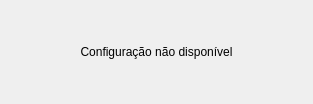
<?xml version="1.0" encoding="UTF-8"?>
<ui version="4.0">
 <class>Dialog</class>
 <widget class="QDialog" name="Dialog">
  <property name="geometry">
   <rect>
    <x>0</x>
    <y>0</y>
    <width>313</width>
    <height>104</height>
   </rect>
  </property>
  <property name="windowTitle">
   <string>Erro</string>
  </property>
  <property name="windowIcon">
   <iconset resource="resources.qrc">
    <normaloff>:/Imagens/Imagens/myIcon.png</normaloff>:/Imagens/Imagens/myIcon.png</iconset>
  </property>
  <property name="styleSheet">
   <string notr="true">/*
Aqua Style Sheet for QT Applications
Author: Jaime A. Quiroga P.
Company: GTRONICK
Last updated: 22/01/2019, 07:55.
Available at: https://github.com/GTRONICK/QSS/blob/master/Aqua.qss
*/

QMainWindow {
	background-color:#ececec;
	border-width: 1px;
	border-radius: 3px;
	border-bottom-color: rgb(150,150,150);
	border-right-color: rgb(165,165,165);
	border-left-color: rgb(165,165,165);
	border-top-color: rgb(180,180,180);
	border-style: groove;
}

QGroupBox {
	color: rgb(81,72,65);
	background-color:#ececec;
	border-width: 1px;
	border-radius: 4px;
	border-bottom-color: rgba(150,150,150,100);
	border-right-color: rgba(165,165,165,100);
	border-left-color: rgba(165,165,165,100);
	border-top-color: rgba(180,180,180,100);
	border-style: groove;

}



QTextEdit {
	border-width: 1px;
	border-style: solid;
	border-color: qlineargradient(spread:pad, x1:0.5, y1:1, x2:0.5, y2:0, stop:0 rgba(0, 113, 255, 255), stop:1 rgba(91, 171, 252, 255));
}
QPlainTextEdit {
	border-width: 1px;
	border-style: solid;
	border-color: qlineargradient(spread:pad, x1:0.5, y1:1, x2:0.5, y2:0, stop:0 rgba(0, 113, 255, 255), stop:1 rgba(91, 171, 252, 255));
}
QToolButton {
	border-style: solid;
	border-top-color: qlineargradient(spread:pad, x1:0.5, y1:1, x2:0.5, y2:0, stop:0 rgb(215, 215, 215), stop:1 rgb(222, 222, 222));
	border-right-color: qlineargradient(spread:pad, x1:0, y1:0.5, x2:1, y2:0.5, stop:0 rgb(217, 217, 217), stop:1 rgb(227, 227, 227));
	border-left-color: qlineargradient(spread:pad, x1:0, y1:0.5, x2:1, y2:0.5, stop:0 rgb(227, 227, 227), stop:1 rgb(217, 217, 217));
	border-bottom-color: qlineargradient(spread:pad, x1:0.5, y1:1, x2:0.5, y2:0, stop:0 rgb(215, 215, 215), stop:1 rgb(222, 222, 222));
	border-width: 1px;
	border-radius: 5px;
	color: rgb(0,0,0);
	padding: 2px;
	background-color: rgb(255,255,255);
}
QToolButton:hover{
	border-style: solid;
	border-top-color: qlineargradient(spread:pad, x1:0.5, y1:1, x2:0.5, y2:0, stop:0 rgb(195, 195, 195), stop:1 rgb(222, 222, 222));
	border-right-color: qlineargradient(spread:pad, x1:0, y1:0.5, x2:1, y2:0.5, stop:0 rgb(197, 197, 197), stop:1 rgb(227, 227, 227));
	border-left-color: qlineargradient(spread:pad, x1:0, y1:0.5, x2:1, y2:0.5, stop:0 rgb(227, 227, 227), stop:1 rgb(197, 197, 197));
	border-bottom-color: qlineargradient(spread:pad, x1:0.5, y1:1, x2:0.5, y2:0, stop:0 rgb(195, 195, 195), stop:1 rgb(222, 222, 222));
	border-width: 1px;
	border-radius: 5px;
	color: rgb(0,0,0);
	padding: 2px;
	background-color: rgb(255,255,255);
}
QToolButton:pressed{
	border-style: solid;
	border-top-color: qlineargradient(spread:pad, x1:0.5, y1:1, x2:0.5, y2:0, stop:0 rgb(215, 215, 215), stop:1 rgb(222, 222, 222));
	border-right-color: qlineargradient(spread:pad, x1:0, y1:0.5, x2:1, y2:0.5, stop:0 rgb(217, 217, 217), stop:1 rgb(227, 227, 227));
	border-left-color: qlineargradient(spread:pad, x1:0, y1:0.5, x2:1, y2:0.5, stop:0 rgb(227, 227, 227), stop:1 rgb(217, 217, 217));
	border-bottom-color: qlineargradient(spread:pad, x1:0.5, y1:1, x2:0.5, y2:0, stop:0 rgb(215, 215, 215), stop:1 rgb(222, 222, 222));
	border-width: 1px;
	border-radius: 5px;
	color: rgb(0,0,0);
	padding: 2px;
	background-color: rgb(142,142,142);
}
QPushButton{
	color:rgb(81,72,65);
	border-width: 1px;
	border-radius: 6px;
	border-bottom-color: rgb(150,150,150);
	border-right-color: rgb(165,165,165);
	border-left-color: rgb(165,165,165);
	border-top-color: rgb(180,180,180);
	border-style: solid;
	padding: 4px;
	background-color: qlineargradient(spread:pad, x1:0.5, y1:1, x2:0.5, y2:0, stop:0 rgba(220, 220, 220, 255), stop:1 rgba(255, 255, 255, 255));
}
QPushButton:hover{
	color:rgb(17,17,17);
	border-width: 1px;
	border-radius:6px;
	border-top-color: qlineargradient(spread:pad, x1:0.5, y1:1, x2:0.5, y2:0, stop:0 rgba(0, 113, 255, 155), stop:1 rgba(91, 171, 252, 155));
	border-right-color: qlineargradient(spread:pad, x1:0.5, y1:1, x2:0.5, y2:0, stop:0 rgba(0, 113, 255, 155), stop:1 rgba(91, 171, 252, 155));
	border-left-color:  qlineargradient(spread:pad, x1:0.5, y1:1, x2:0.5, y2:0, stop:0 rgba(0, 113, 255, 155), stop:1 rgba(91, 171, 252, 155));
	border-bottom-color: qlineargradient(spread:pad, x1:0.5, y1:1, x2:0.5, y2:0, stop:0 rgba(0, 113, 255, 155), stop:1 rgba(91, 171, 252, 155));
	border-style: solid;
	padding: 2px;
	background-color: qlineargradient(spread:pad, x1:0.5, y1:1, x2:0.5, y2:0, stop:0 rgba(220, 220, 220, 255), stop:1 rgba(255, 255, 255, 255));
}
QPushButton:default{
	color:rgb(17,17,17);
	border-width: 1px;
	border-radius:6px;
	border-top-color: qlineargradient(spread:pad, x1:0.5, y1:1, x2:0.5, y2:0, stop:0 rgba(0, 113, 255, 255), stop:1 rgba(91, 171, 252, 255));
	border-right-color: qlineargradient(spread:pad, x1:0.5, y1:1, x2:0.5, y2:0, stop:0 rgba(0, 113, 255, 255), stop:1 rgba(91, 171, 252, 255));
	border-left-color:  qlineargradient(spread:pad, x1:0.5, y1:1, x2:0.5, y2:0, stop:0 rgba(0, 113, 255, 255), stop:1 rgba(91, 171, 252, 255));
	border-bottom-color: qlineargradient(spread:pad, x1:0.5, y1:1, x2:0.5, y2:0, stop:0 rgba(0, 113, 255, 255), stop:1 rgba(91, 171, 252, 255));
	border-style: solid;
	padding: 2px;
	background-color: qlineargradient(spread:pad, x1:0.5, y1:1, x2:0.5, y2:0, stop:0 rgba(220, 220, 220, 255), stop:1 rgba(255, 255, 255, 255));
}
QPushButton:pressed{
	color:rgb(17,17,17);
	border-width: 1px;
	border-radius: 6px;
	border-width: 1px;
	border-top-color: qlineargradient(spread:pad, x1:0.5, y1:1, x2:0.5, y2:0, stop:0 rgba(0, 113, 255, 100), stop:1 rgba(91, 171, 200, 45));
	border-right-color: qlineargradient(spread:pad, x1:0.5, y1:1, x2:0.5, y2:0, stop:0 rgba(0, 113, 255, 100), stop:1 rgba(91, 171, 252, 100));
	border-left-color:  qlineargradient(spread:pad, x1:0.5, y1:1, x2:0.5, y2:0, stop:0 rgba(0, 113, 255, 100), stop:1 rgba(91, 171, 252, 100));
	border-bottom-color: qlineargradient(spread:pad, x1:0.5, y1:1, x2:0.5, y2:0, stop:0 rgba(0, 113, 255, 100), stop:1 rgba(91, 171, 252, 100));
	border-style: solid;
	padding: 2px;
	background-color: qlineargradient(spread:pad, x1:0.5, y1:0, x2:0.5, y2:1, stop:0 rgba(220, 220, 220, 255), stop:1 rgba(255, 255, 255, 255));
}
QPushButton:disabled{
	color:rgb(174,167,159);
	border-width: 1px;
	border-radius: 6px;
	background-color: qlineargradient(spread:pad, x1:0.5, y1:1, x2:0.5, y2:0, stop:0 rgba(200, 200, 200, 255), stop:1 rgba(230, 230, 230, 255));
}

QComboBox {
	color:rgb(81,72,65);
	border-width: 1px;
	border-radius: 6px;
	border-bottom-color: rgb(150,150,150);
	border-right-color: rgb(165,165,165);
	border-left-color: rgb(165,165,165);
	border-top-color: rgb(180,180,180);
	border-style: solid;
	padding: 5px;
	background-color: qlineargradient(spread:pad, x1:0.5, y1:1, x2:0.5, y2:0, stop:0 rgba(220, 220, 220, 255), stop:1 rgba(255, 255, 255, 255));
}

QComboBox::drop-down 
{
 border: 0px;	

}

QComboBox::down-arrow, QSpinBox::down-arrow, QTimeEdit::down-arrow, QDateEdit::down-arrow
{
    image: url(:/Imagens/Imagens/down-arrow.png);
    width: 20px;
    height: 15px;
}

QComboBox:editable {
	background: #ffffff;
	color: rgb(81,72,65);
	selection-color:rgb(81,72,65);
	selection-background-color: #ffffff;

	
}
QComboBox QAbstractItemView {
	color:rgb(81,72,65);	
	background: #ffffff;
	selection-color: #ffffff;
	selection-background-color: qlineargradient(spread:pad, x1:0.5, y1:1, x2:0.5, y2:0, stop:0 rgba(0, 113, 255, 255), stop:1 rgba(91, 171, 252, 255));


	border-width: 1px;
	border-radius: 3px;
	border-bottom-color: rgb(150,150,150);
	border-right-color: rgb(165,165,165);
	border-left-color: rgb(165,165,165);
	border-top-color: rgb(180,180,180);
	border-style: groove;
	
}
QComboBox:!editable:on, QComboBox::drop-down:editable:on {
	color:  #1e1d23;	
    background: #ffffff;
}

QLineEdit {
	color: rgb(81,72,65);
	background-color:#ececec;
	border-width: 1px;
	border-radius: 4px;
	border-bottom-color: rgba(150,150,150,30);
	border-right-color: rgba(165,165,165,30);
	border-left-color: rgba(165,165,165,30);
	border-top-color: rgba(180,180,180,30);
	border-style: hiden;
}


QLineEdit:hover{
	color: rgb(17,17,17);
	border-bottom-color: rgba(150,150,150,100);
	border-right-color: rgba(165,165,165,100);
	border-left-color: rgba(165,165,165,100);
	border-top-color: rgba(180,180,180,100);
	border-style: groove;

		
}
QLabel {
	color: rgb(81,72,65);
}
QLCDNumber {
	color: rgb(0, 113, 255, 255);
}
QProgressBar {
	text-align: center;
	color: rgb(240, 240, 240);
	border-width: 1px; 
	border-radius: 10px;
	border-color: rgb(230, 230, 230);
	border-style: solid;
	background-color:rgb(207,207,207);
}
QProgressBar::chunk {
	background-color: qlineargradient(spread:pad, x1:0.5, y1:1, x2:0.5, y2:0, stop:0 rgba(49, 147, 250, 255), stop:1 rgba(34, 142, 255, 255));
	border-radius: 10px;
}
QMenuBar {
	background-color: qlineargradient(spread:pad, x1:0.5, y1:1, x2:0.5, y2:0, stop:0 rgba(207, 209, 207, 255), stop:1 rgba(230, 229, 230, 255));
}
QMenuBar::item {
	color: #000000;
  	spacing: 3px;
  	padding: 1px 4px;
	background-color: qlineargradient(spread:pad, x1:0.5, y1:1, x2:0.5, y2:0, stop:0 rgba(207, 209, 207, 255), stop:1 rgba(230, 229, 230, 255));
}

QMenuBar::item:selected {
  	background-color: qlineargradient(spread:pad, x1:0.5, y1:1, x2:0.5, y2:0, stop:0 rgba(0, 113, 255, 255), stop:1 rgba(91, 171, 252, 255));
	color: #FFFFFF;
}
QMenu::item:selected {
	border-style: solid;
	border-top-color: transparent;
	border-right-color: transparent;
	border-left-color: qlineargradient(spread:pad, x1:0.5, y1:1, x2:0.5, y2:0, stop:0 rgba(0, 113, 255, 255), stop:1 rgba(91, 171, 252, 255));
	border-bottom-color: transparent;
	border-left-width: 2px;
	color: #000000;
	padding-left:15px;
	padding-top:4px;
	padding-bottom:4px;
	padding-right:7px;
}
QMenu::item {
	border-style: solid;
	border-top-color: transparent;
	border-right-color: transparent;
	border-left-color: transparent;
	border-bottom-color: transparent;
	border-bottom-width: 1px;
	color: #000000;
	padding-left:17px;
	padding-top:4px;
	padding-bottom:4px;
	padding-right:7px;
}
QTabWidget {
	color:rgb(0,0,0);
	background-color:#000000;
}
QTabWidget::pane {
		border-color: rgb(223,223,223);
		background-color:rgb(226,226,226);
		border-style: solid;
		border-width: 2px;
    	border-radius: 6px;
}
QTabBar::tab:first {
	border-style: solid;
	border-left-width:1px;
	border-right-width:0px;
	border-top-width:1px;
	border-bottom-width:1px;
	border-top-color: rgb(209,209,209);
	border-left-color: qlineargradient(spread:pad, x1:0.5, y1:1, x2:0.5, y2:0, stop:0 rgba(209, 209, 209, 209), stop:1 rgba(229, 229, 229, 229));
	border-bottom-color: rgb(229,229,229);
	border-top-left-radius: 4px;
	border-bottom-left-radius: 4px;
	color: #000000;
	padding: 3px;
	margin-left:0px;
	background-color: qlineargradient(spread:pad, x1:0.5, y1:1, x2:0.5, y2:0, stop:0 rgba(247, 247, 247, 255), stop:1 rgba(255, 255, 255, 255));
}
QTabBar::tab:last {
	border-style: solid;
	border-width:1px;
	border-top-color: rgb(209,209,209);
	border-left-color: qlineargradient(spread:pad, x1:0.5, y1:1, x2:0.5, y2:0, stop:0 rgba(209, 209, 209, 209), stop:1 rgba(229, 229, 229, 229));
	border-right-color: qlineargradient(spread:pad, x1:0.5, y1:1, x2:0.5, y2:0, stop:0 rgba(209, 209, 209, 209), stop:1 rgba(229, 229, 229, 229));
	border-bottom-color: rgb(229,229,229);
	border-top-right-radius: 4px;
	border-bottom-right-radius: 4px;
	color: #000000;
	padding: 3px;
	margin-left:0px;
	background-color: qlineargradient(spread:pad, x1:0.5, y1:1, x2:0.5, y2:0, stop:0 rgba(247, 247, 247, 255), stop:1 rgba(255, 255, 255, 255));
}
QTabBar::tab {
	border-style: solid;
	border-top-width:1px;
	border-bottom-width:1px;
	border-left-width:1px;
	border-top-color: rgb(209,209,209);
	border-left-color: qlineargradient(spread:pad, x1:0.5, y1:1, x2:0.5, y2:0, stop:0 rgba(209, 209, 209, 209), stop:1 rgba(229, 229, 229, 229));
	border-bottom-color: rgb(229,229,229);
	color: #000000;
	padding: 3px;
	margin-left:0px;
	background-color: qlineargradient(spread:pad, x1:0.5, y1:1, x2:0.5, y2:0, stop:0 rgba(247, 247, 247, 255), stop:1 rgba(255, 255, 255, 255));
}
QTabBar::tab:selected, QTabBar::tab:last:selected, QTabBar::tab:hover {
  	border-style: solid;
  	border-left-width:1px;
	border-right-color: transparent;
	border-top-color: rgb(209,209,209);
	border-left-color: qlineargradient(spread:pad, x1:0.5, y1:1, x2:0.5, y2:0, stop:0 rgba(209, 209, 209, 209), stop:1 rgba(229, 229, 229, 229));
	border-bottom-color: rgb(229,229,229);
	color: #FFFFFF;
	padding: 3px;
	margin-left:0px;
	background-color: qlineargradient(spread:pad, x1:0.5, y1:1, x2:0.5, y2:0, stop:0 rgba(0, 113, 255, 255), stop:1 rgba(91, 171, 252, 255));
}

QTabBar::tab:selected, QTabBar::tab:first:selected, QTabBar::tab:hover {
  	border-style: solid;
  	border-left-width:1px;
  	border-bottom-width:1px;
  	border-top-width:1px;
	border-right-color: transparent;
	border-top-color: rgb(209,209,209);
	border-left-color: qlineargradient(spread:pad, x1:0.5, y1:1, x2:0.5, y2:0, stop:0 rgba(209, 209, 209, 209), stop:1 rgba(229, 229, 229, 229));
	border-bottom-color: rgb(229,229,229);
	color: #FFFFFF;
	padding: 3px;
	margin-left:0px;
	background-color: qlineargradient(spread:pad, x1:0.5, y1:1, x2:0.5, y2:0, stop:0 rgba(0, 113, 255, 255), stop:1 rgba(91, 171, 252, 255));
}

QCheckBox {
	color: #000000;
	padding: 2px;
}
QCheckBox:disabled {
	color: #808086;
	padding: 2px;
}

QCheckBox:hover {
	border-radius:4px;
	border-style:solid;
	padding-left: 1px;
	padding-right: 1px;
	padding-bottom: 1px;
	padding-top: 1px;
	border-width:1px;
	border-color: transparent;
}
QCheckBox::indicator:checked {

	height: 10px;
	width: 10px;
	border-style:solid;
	border-width: 1px;
	border-color: qlineargradient(spread:pad, x1:0.5, y1:1, x2:0.5, y2:0, stop:0 rgba(0, 113, 255, 255), stop:1 rgba(91, 171, 252, 255));
	color: #000000;
	background-color: qlineargradient(spread:pad, x1:0.5, y1:1, x2:0.5, y2:0, stop:0 rgba(0, 113, 255, 255), stop:1 rgba(91, 171, 252, 255));
}
QCheckBox::indicator:unchecked {

	height: 10px;
	width: 10px;
	border-style:solid;
	border-width: 1px;
	border-color: qlineargradient(spread:pad, x1:0.5, y1:1, x2:0.5, y2:0, stop:0 rgba(0, 113, 255, 255), stop:1 rgba(91, 171, 252, 255));
	color: #000000;
}
QRadioButton {
	color: rgb(81,72,65);
	padding: 1px;
}
QRadioButton:hover {
	color: rgb(17,17,17);


}
QRadioButton::indicator:checked {
	height: 10px;
	width: 10px;
	border-style:solid;
	border-radius:5px;
	border-width: 1px;
	border-color: qlineargradient(spread:pad, x1:0.5, y1:1, x2:0.5, y2:0, stop:0 rgba(0, 113, 255, 100), stop:1 rgba(91, 171, 252, 100));
	color: #a9b7c6;
	background-color: qlineargradient(spread:pad, x1:0.5, y1:1, x2:0.5, y2:0, stop:0 rgba(0, 113, 255, 255), stop:1 rgba(91, 171, 252, 255));
}
QRadioButton::indicator:!checked {
	height: 10px;
	width: 10px;
	border-style:solid;
	border-radius:5px;
	border-width: 1px;
	border-color: qlineargradient(spread:pad, x1:0.5, y1:1, x2:0.5, y2:0, stop:0 rgba(0, 113, 255, 100), stop:1 rgba(91, 171, 252, 100));
	color: #a9b7c6;
	background-color: transparent;
}
QStatusBar {
	color:#027f7f;
}
QSpinBox {
	border-style: solid;
	border-width: 1px;
	border-color: qlineargradient(spread:pad, x1:0.5, y1:1, x2:0.5, y2:0, stop:0 rgba(0, 113, 255, 255), stop:1 rgba(91, 171, 252, 255));
}
QDoubleSpinBox {
	border-style: solid;
	border-width: 1px;
	border-color: qlineargradient(spread:pad, x1:0.5, y1:1, x2:0.5, y2:0, stop:0 rgba(0, 113, 255, 255), stop:1 rgba(91, 171, 252, 255));
}
QTimeEdit {
	border-style: solid;
	border-width: 1px;
	border-color: qlineargradient(spread:pad, x1:0.5, y1:1, x2:0.5, y2:0, stop:0 rgba(0, 113, 255, 255), stop:1 rgba(91, 171, 252, 255));
}
QDateTimeEdit {
	border-style: solid;
	border-width: 1px;
	border-color: qlineargradient(spread:pad, x1:0.5, y1:1, x2:0.5, y2:0, stop:0 rgba(0, 113, 255, 255), stop:1 rgba(91, 171, 252, 255));
}
QDateEdit {
	border-style: solid;
	border-width: 1px;
	border-color: qlineargradient(spread:pad, x1:0.5, y1:1, x2:0.5, y2:0, stop:0 rgba(0, 113, 255, 255), stop:1 rgba(91, 171, 252, 255));
}

QToolBox {
	color: #a9b7c6;
	background-color:#000000;
}
QToolBox::tab {
	color: #a9b7c6;
	background-color:#000000;
}
QToolBox::tab:selected {
	color: #FFFFFF;
	background-color:#000000;
}
QScrollArea {
	color: #FFFFFF;
	background-color:#000000;
}
QSlider::groove:horizontal {
	height: 5px;
	background-color: qlineargradient(spread:pad, x1:0.5, y1:1, x2:0.5, y2:0, stop:0 rgba(49, 147, 250, 255), stop:1 rgba(34, 142, 255, 255));
}
QSlider::groove:vertical {
	width: 5px;
	background-color: qlineargradient(spread:pad, x1:0.5, y1:1, x2:0.5, y2:0, stop:0 rgba(49, 147, 250, 255), stop:1 rgba(34, 142, 255, 255));
}
QSlider::handle:horizontal {
	background: rgb(253,253,253);
	border-style: solid;
	border-width: 1px;
	border-color: rgb(207,207,207);
	width: 12px;
	margin: -5px 0;
	border-radius: 7px;
}
QSlider::handle:vertical {
	background: rgb(253,253,253);
	border-style: solid;
	border-width: 1px;
	border-color: rgb(207,207,207);
	height: 12px;
	margin: 0 -5px;
	border-radius: 7px;
}
QSlider::add-page:horizontal {
    background: rgb(181,181,181);
}
QSlider::add-page:vertical {
    background: rgb(181,181,181);
}
QSlider::sub-page:horizontal {
    background-color: qlineargradient(spread:pad, x1:0.5, y1:1, x2:0.5, y2:0, stop:0 rgba(49, 147, 250, 255), stop:1 rgba(34, 142, 255, 255));
}
QSlider::sub-page:vertical {
    background-color: qlineargradient(spread:pad, y1:0.5, x1:1, y2:0.5, x2:0, stop:0 rgba(49, 147, 250, 255), stop:1 rgba(34, 142, 255, 255));
}
QScrollBar:horizontal {
	max-height: 20px;
	border: 1px transparent grey;
	margin: 0px 20px 0px 20px;
}
QScrollBar:vertical {
	max-width: 20px;
	border: 1px transparent grey;
	margin: 20px 0px 20px 0px;
}
QScrollBar::handle:horizontal {
	background: rgb(253,253,253);
	border-style: solid;
	border-width: 1px;
	border-color: rgb(207,207,207);
	border-radius: 7px;
	min-width: 25px;
}
QScrollBar::handle:horizontal:hover {
	background: rgb(253,253,253);
	border-style: solid;
	border-width: 1px;
	border-color: rgb(147, 200, 200);
	border-radius: 7px;
	min-width: 25px;
}
QScrollBar::handle:vertical {
	background: rgb(253,253,253);
	border-style: solid;
	border-width: 1px;
	border-color: rgb(207,207,207);
	border-radius: 7px;
	min-height: 25px;
}
QScrollBar::handle:vertical:hover {
	background: rgb(253,253,253);
	border-style: solid;
	border-width: 1px;
	border-color: rgb(147, 200, 200);
	border-radius: 7px;
	min-height: 25px;
}
QScrollBar::add-line:horizontal {
   border: 2px transparent grey;
   border-top-right-radius: 7px;
   border-bottom-right-radius: 7px;
   background: rgba(34, 142, 255, 255);
   width: 20px;
   subcontrol-position: right;
   subcontrol-origin: margin;
}
QScrollBar::add-line:horizontal:pressed {
   border: 2px transparent grey;
   border-top-right-radius: 7px;
   border-bottom-right-radius: 7px;
   background: rgb(181,181,181);
   width: 20px;
   subcontrol-position: right;
   subcontrol-origin: margin;
}
QScrollBar::add-line:vertical {
   border: 2px transparent grey;
   border-bottom-left-radius: 7px;
   border-bottom-right-radius: 7px;
   background: rgba(34, 142, 255, 255);
   height: 20px;
   subcontrol-position: bottom;
   subcontrol-origin: margin;
}
QScrollBar::add-line:vertical:pressed {
   border: 2px transparent grey;
   border-bottom-left-radius: 7px;
   border-bottom-right-radius: 7px;
   background: rgb(181,181,181);
   height: 20px;
   subcontrol-position: bottom;
   subcontrol-origin: margin;
}
QScrollBar::sub-line:horizontal {
   border: 2px transparent grey;
   border-top-left-radius: 7px;
   border-bottom-left-radius: 7px;
   background: rgba(34, 142, 255, 255);
   width: 20px;
   subcontrol-position: left;
   subcontrol-origin: margin;
}
QScrollBar::sub-line:horizontal:pressed {
   border: 2px transparent grey;
   border-top-left-radius: 7px;
   border-bottom-left-radius: 7px;
   background: rgb(181,181,181);
   width: 20px;
   subcontrol-position: left;
   subcontrol-origin: margin;
}
QScrollBar::sub-line:vertical {
   border: 2px transparent grey;
   border-top-left-radius: 7px;
   border-top-right-radius: 7px;
   background: rgba(34, 142, 255, 255);
   height: 20px;
   subcontrol-position: top;
   subcontrol-origin: margin;
}
QScrollBar::sub-line:vertical:pressed {
   border: 2px transparent grey;
   border-top-left-radius: 7px;
   border-top-right-radius: 7px;
   background: rgb(181,181,181);
   height: 20px;
   subcontrol-position: top;
   subcontrol-origin: margin;
}
QScrollBar::left-arrow:horizontal {
   border: 1px transparent grey;
   border-top-left-radius: 3px;
   border-bottom-left-radius: 3px;
   width: 6px;
   height: 6px;
   background: white;
}
QScrollBar::right-arrow:horizontal {
   border: 1px transparent grey;
   border-top-right-radius: 3px;
   border-bottom-right-radius: 3px;
   width: 6px;
   height: 6px;
   background: white;
}
QScrollBar::up-arrow:vertical {
   border: 1px transparent grey;
   border-top-left-radius: 3px;
   border-top-right-radius: 3px;
   width: 6px;
   height: 6px;
   background: white;
}
QScrollBar::down-arrow:vertical {
   border: 1px transparent grey;
   border-bottom-left-radius: 3px;
   border-bottom-right-radius: 3px;
   width: 6px;
   height: 6px;
   background: white;
}
QScrollBar::add-page:horizontal, QScrollBar::sub-page:horizontal {
   background: none;
}
QScrollBar::add-page:vertical, QScrollBar::sub-page:vertical {
   background: none;
}
</string>
  </property>
  <layout class="QHBoxLayout" name="horizontalLayout">
   <item>
    <widget class="QLabel" name="label">
     <property name="styleSheet">
      <string notr="true">font: 75 16pt &quot;MS Shell Dlg 2&quot;;</string>
     </property>
     <property name="text">
      <string>Configuração não disponível</string>
     </property>
     <property name="alignment">
      <set>Qt::AlignCenter</set>
     </property>
    </widget>
   </item>
  </layout>
 </widget>
 <resources>
  <include location="resources.qrc"/>
 </resources>
 <connections/>
</ui>
